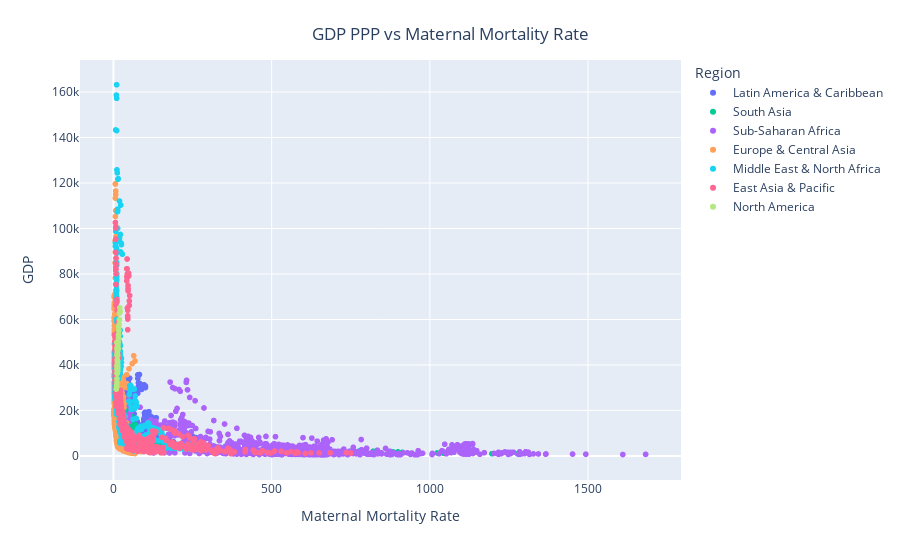

Source (notebook cell):
### Markdown cell above
### 3. Visualizing and saving the data

### Code cell
#Plot a scatterplot of mortality rate data against GDP
fig = px.scatter(
                 gdp_df,
                 x=mortality_rate_df['MortalityRate'],
                 y=gdp_df['GDP'],
                 color=gdp_df['Region'],
                 hover_data=['Country Name'],
                 labels={
                     "x": "Maternal Mortality Rate",
                     "y": "GDP PPP",
                     "color": "Region"
                 })
fig.update_layout(
    title={
        'text': "GDP PPP vs Maternal Mortality Rate",
        'y':0.95,
        'x':0.5,
        'xanchor': 'center',
        'yanchor': 'top'})
fig.show()

### Figure 1 — Plotly figure (JSON) as saved in the notebook; plotly's stock layout.template omitted (floating-point values rounded to 4 significant figures; data arrays with more than 128 entries replaced by an {"elided": "..."} marker saying what was removed)
{"data": [{"customdata": {"elided": "2646x1 str values"}, "hovertemplate": "Region=Latin America & Caribbean<br>Maternal Mortality Rate=%{x}<br>GDP=%{y}<br>Country Name=%{customdata[0]}<extra></extra>", "legendgroup": "Latin America & Caribbean", "marker": {"color": "#636efa", "symbol": "circle"}, "mode": "markers", "name": "Latin America & Caribbean", "showlegend": true, "type": "scattergl", "x": {"elided": "2646 int values"}, "xaxis": "x", "y": {"elided": "2646 float values"}, "yaxis": "y"}, {"customdata": {"elided": "504x1 str values"}, "hovertemplate": "Region=South Asia<br>Maternal Mortality Rate=%{x}<br>GDP=%{y}<br>Country Name=%{customdata[0]}<extra></extra>", "legendgroup": "South Asia", "marker": {"color": "#00cc96", "symbol": "circle"}, "mode": "markers", "name": "South Asia", "showlegend": true, "type": "scattergl", "x": {"elided": "504 int values"}, "xaxis": "x", "y": {"elided": "504 float values"}, "yaxis": "y"}, {"customdata": {"elided": "3024x1 str values"}, "hovertemplate": "Region=Sub-Saharan Africa<br>Maternal Mortality Rate=%{x}<br>GDP=%{y}<br>Country Name=%{customdata[0]}<extra></extra>", "legendgroup": "Sub-Saharan Africa", "marker": {"color": "#ab63fa", "symbol": "circle"}, "mode": "markers", "name": "Sub-Saharan Africa", "showlegend": true, "type": "scattergl", "x": {"elided": "3024 int values"}, "xaxis": "x", "y": {"elided": "3024 float values"}, "yaxis": "y"}, {"customdata": {"elided": "3654x1 str values"}, "hovertemplate": "Region=Europe & Central Asia<br>Maternal Mortality Rate=%{x}<br>GDP=%{y}<br>Country Name=%{customdata[0]}<extra></extra>", "legendgroup": "Europe & Central Asia", "marker": {"color": "#FFA15A", "symbol": "circle"}, "mode": "markers", "name": "Europe & Central Asia", "showlegend": true, "type": "scattergl", "x": {"elided": "3654 int values"}, "xaxis": "x", "y": {"elided": "3654 float values"}, "yaxis": "y"}, {"customdata": {"elided": "1323x1 str values"}, "hovertemplate": "Region=Middle East & North Africa<br>Maternal Mortality Rate=%{x}<br>GDP=%{y}<br>Country Name=%{customdata[0]}<extra></extra>", "legendgroup": "Middle East & North Africa", "marker": {"color": "#19d3f3", "symbol": "circle"}, "mode": "markers", "name": "Middle East & North Africa", "showlegend": true, "type": "scattergl", "x": {"elided": "1323 int values"}, "xaxis": "x", "y": {"elided": "1323 float values"}, "yaxis": "y"}, {"customdata": {"elided": "2331x1 str values"}, "hovertemplate": "Region=East Asia & Pacific<br>Maternal Mortality Rate=%{x}<br>GDP=%{y}<br>Country Name=%{customdata[0]}<extra></extra>", "legendgroup": "East Asia & Pacific", "marker": {"color": "#FF6692", "symbol": "circle"}, "mode": "markers", "name": "East Asia & Pacific", "showlegend": true, "type": "scattergl", "x": {"elided": "2331 int values"}, "xaxis": "x", "y": {"elided": "2331 float values"}, "yaxis": "y"}, {"customdata": {"elided": "189x1 str values"}, "hovertemplate": "Region=North America<br>Maternal Mortality Rate=%{x}<br>GDP=%{y}<br>Country Name=%{customdata[0]}<extra></extra>", "legendgroup": "North America", "marker": {"color": "#B6E880", "symbol": "circle"}, "mode": "markers", "name": "North America", "showlegend": true, "type": "scattergl", "x": {"elided": "189 int values"}, "xaxis": "x", "y": {"elided": "189 float values"}, "yaxis": "y"}], "layout": {"legend": {"title": {"text": "Region"}, "tracegroupgap": 0}, "margin": {"t": 60}, "title": {"text": "GDP PPP vs Maternal Mortality Rate", "x": 0.5, "xanchor": "center", "y": 0.95, "yanchor": "top"}, "xaxis": {"anchor": "y", "domain": [0, 1], "title": {"text": "Maternal Mortality Rate"}}, "yaxis": {"anchor": "x", "domain": [0, 1], "title": {"text": "GDP"}}}}
